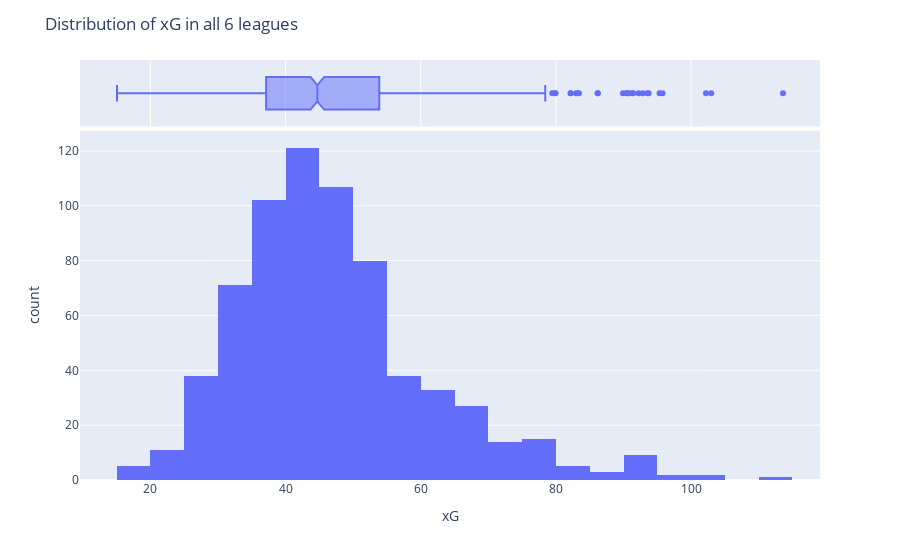

The code cell stored with this chart in its notebook:
### Markdown cell above
xG stands for Exptected Goals. This is metric that shows how good shot was. It can value from 0 (small chance of scoring) to 1 (huge chance of scoring). In this context - this is a sum of all matches for this season and this team.

### Code cell
fig = px.histogram(df_understat, 'xG', marginal="box")
fig.update_layout(title_text="Distribution of xG in all 6 leagues")
fig.show()

### Figure 1 — Plotly figure (JSON) as saved in the notebook; plotly's stock layout.template omitted (floating-point values rounded to 4 significant figures; data arrays with more than 128 entries replaced by an {"elided": "..."} marker saying what was removed)
{"data": [{"alignmentgroup": "True", "bingroup": "x", "hovertemplate": "xG=%{x}<br>count=%{y}<extra></extra>", "legendgroup": "", "marker": {"color": "#636efa", "pattern": {"shape": ""}}, "name": "", "offsetgroup": "", "orientation": "v", "showlegend": false, "type": "histogram", "x": {"elided": "684 float values"}, "xaxis": "x", "yaxis": "y"}, {"alignmentgroup": "True", "hovertemplate": "xG=%{x}<extra></extra>", "legendgroup": "", "marker": {"color": "#636efa"}, "name": "", "notched": true, "offsetgroup": "", "showlegend": false, "type": "box", "x": {"elided": "684 float values"}, "xaxis": "x2", "yaxis": "y2"}], "layout": {"barmode": "relative", "legend": {"tracegroupgap": 0}, "margin": {"t": 60}, "title": {"text": "Distribution of xG in all 6 leagues"}, "xaxis": {"anchor": "y", "domain": [0, 1], "title": {"text": "xG"}}, "xaxis2": {"anchor": "y2", "domain": [0, 1], "matches": "x", "showgrid": true, "showticklabels": false}, "yaxis": {"anchor": "x", "domain": [0, 0.8316], "title": {"text": "count"}}, "yaxis2": {"anchor": "x2", "domain": [0.8416, 1], "matches": "y2", "showgrid": false, "showline": false, "showticklabels": false, "ticks": ""}}}
